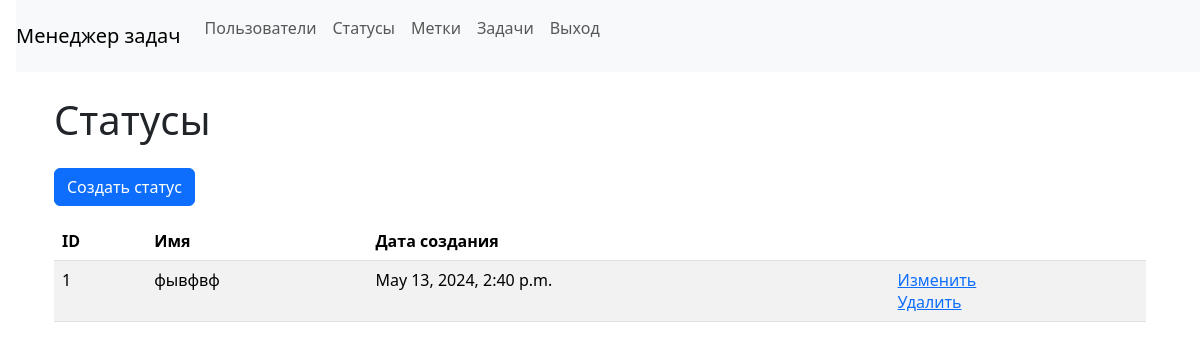
Page /statuses/ (signed in) on the committed database.
### task_manager/apps/statuses/models.py (models this page shows, shortened)
class Status(models.Model):
    name = models.CharField(max_length=255, null=False, blank=False)
    created_at = models.DateTimeField(auto_now_add=True)

### task_manager/apps/statuses/views.py (the view)
# urls.py: path("", views.Index.as_view(), name="labels"),
class Index(CustomLoginRequiredMixin, ListView):
    model = Status
    template_name = "statuses/statuses.html"
    context_object_name = "statuses"
    login_url = "login"

### task_manager/mixins.py (called while the page is built)
    def dispatch(self, request, *args, **kwargs):
        if not request.user.is_authenticated:
            messages.add_message(request, messages.ERROR, self.permission_denied_message)
            return self.handle_no_permission()
        return super(CustomLoginRequiredMixin, self).dispatch(
            request, *args, **kwargs
        )

### task_manager/templates/statuses/statuses.html
{% extends 'base.html' %}
{% load i18n %}
{% block content %}
<div class="container wrapper flex-grow-1">
    <h1 class="my-4">Статусы</h1>
    <a class="btn btn-primary mb-3" href="{% url 'create_status' %}">Создать статус</a>
    <table class="table table-striped">
        <thead>
            <tr>
                <th>ID</th>
                <th>Имя</th>
                <th>Дата создания</th>
                <th></th>
            </tr>
        </thead>
        <tbody>
            {% for status in statuses %}
            <tr>
                <td>{{ status.id }}</td>
                <td>{{ status.name }}</td>
                <td>{{ status.created_at }}</td>
                <td>
                    <a href="{% url 'update_status' status.id %}">Изменить</a>
                    <br>
                    <a href="{% url 'delete_status' status.id %}">Удалить</a>
                </td>
            </tr>
            {% endfor %}
        </tbody>
    </table>
</div>
{% endblock %}

### rows in the picture
Status: id "1", name "фывфвф", created_at "May 13, 2024, 2:40 p.m."
